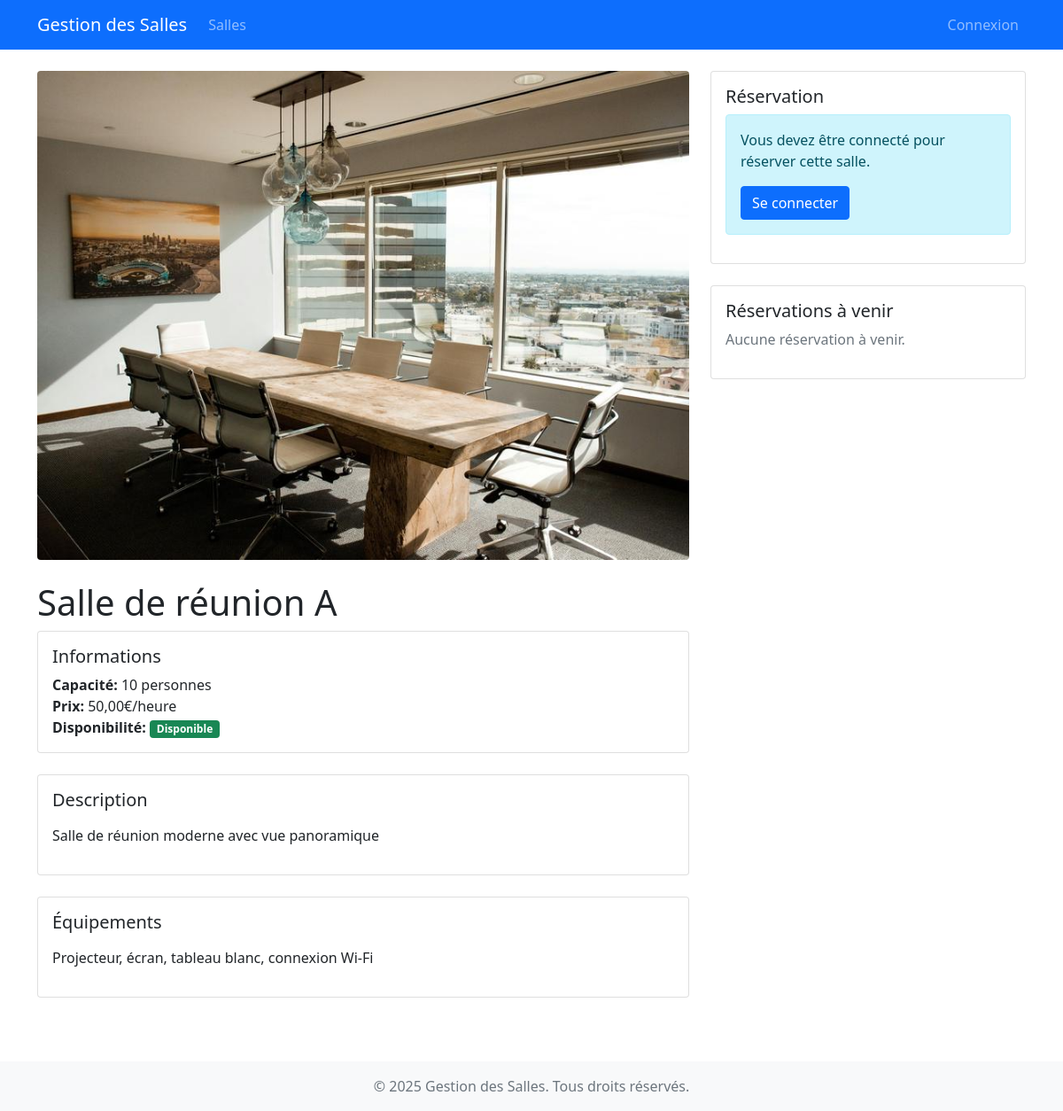
The page /salle/1/ on the database its author committed.
### reservations/models.py (models this page shows, shortened)
class Salle(models.Model):
    nom = models.CharField(max_length=100, unique=True)
    capacite = models.IntegerField()
    description = models.TextField(blank=True)
    equipements = models.TextField(blank=True)
    disponible = models.BooleanField(default=True)
    image = models.ImageField(upload_to='salles/', blank=True, null=True)
    prix_par_heure = models.DecimalField(max_digits=10, decimal_places=2, default=0.00)
    class Meta:
        verbose_name = "Salle"
        verbose_name_plural = "Salles"

### reservations/views.py (the view)
# urls.py: path('salle/<int:salle_id>/', views.detail_salle, name='detail_salle'),
def detail_salle(request, salle_id):
    salle = get_object_or_404(Salle, id=salle_id)
    reservations = Reservation.objects.filter(salle=salle, date__gte=date.today())
    return render(request, 'reservations/detail_salle.html', {
        'salle': salle,
        'reservations': reservations
    })

### reservations/templates/reservations/detail_salle.html (shortened to what this page needs)
{% extends 'base.html' %}
{% block content %}
<div class="row">
    <div class="col-md-8">
        {% if salle.image %}
        <img src="{{ salle.image.url }}" class="img-fluid rounded mb-4" alt="{{ salle.nom }}">
        {% endif %}
        <h1>{{ salle.nom }}</h1>
        <div class="card mb-4">
            <div class="card-body">
                <h5 class="card-title">Informations</h5>
                <p class="card-text">
                    <strong>Capacité:</strong> {{ salle.capacite }} personnes<br>
                    <strong>Prix:</strong> {{ salle.prix_par_heure }}€/heure<br>
                    <strong>Disponibilité:</strong>
                    {% if salle.disponible %}
                    <span class="badge bg-success">Disponible</span>
                    {% else %}
                    <span class="badge bg-danger">Non disponible</span>
                    {% endif %}
                </p>
            </div>
        </div>
        {% if salle.description %}
        <div class="card mb-4">
            <div class="card-body">
                <h5 class="card-title">Description</h5>
                <p class="card-text">{{ salle.description|linebreaks }}</p>
            </div>
        </div>
        {% endif %}
        {% if salle.equipements %}
        <div class="card mb-4">
            <div class="card-body">
                <h5 class="card-title">Équipements</h5>
                <p class="card-text">{{ salle.equipements|linebreaks }}</p>
            </div>
        </div>
        {% endif %}
    </div>
    <div class="col-md-4">
        <div class="card">
            <div class="card-body">
                <h5 class="card-title">Réservation</h5>
                {% if salle.disponible %}
                    {% if user.is_authenticated %}
                    <a href="{% url 'reservations:reserver_salle' salle.id %}" class="btn btn-primary btn-lg w-100">Réserver cette salle</a>
                    {% else %}
                    <div class="alert alert-info">
                        <p>Vous devez être connecté pour réserver cette salle.</p>
                        <a href="{% url 'login' %}" class="btn btn-primary">Se connecter</a>
                    </div>
                    {% endif %}
                {% else %}
                <div class="alert alert-warning">
                    Cette salle n'est pas disponible pour le moment.
                </div>
                {% endif %}
            </div>
        </div>
        <div class="card mt-4">
            <div class="card-body">
                <h5 class="card-title">Réservations à venir</h5>
                {% if reservations %}
                <ul class="list-group list-group-flush">
                    {% for reservation in reservations %}
                    <li class="list-group-item">
                        <strong>{{ reservation.date|date:"d/m/Y" }}</strong><br>
                        {{ reservation.heure_debut|time:"H:i" }} - {{ reservation.heure_fin|time:"H:i" }}
                    </li>
                    {% endfor %}
                </ul>
                {% else %}
                <p class="text-muted">Aucune réservation à venir.</p>
                {% endif %}
            </div>
        </div>
    </div>
</div>
{% endblock %}

### rows shown on the page
Salle: image (picture), nom "Salle de réunion A", capacite "10", prix_par_heure "50,00", description "Salle de réunion moderne avec vue panoramique", equipements "Projecteur, écran, tableau blanc, connexion Wi-Fi"
